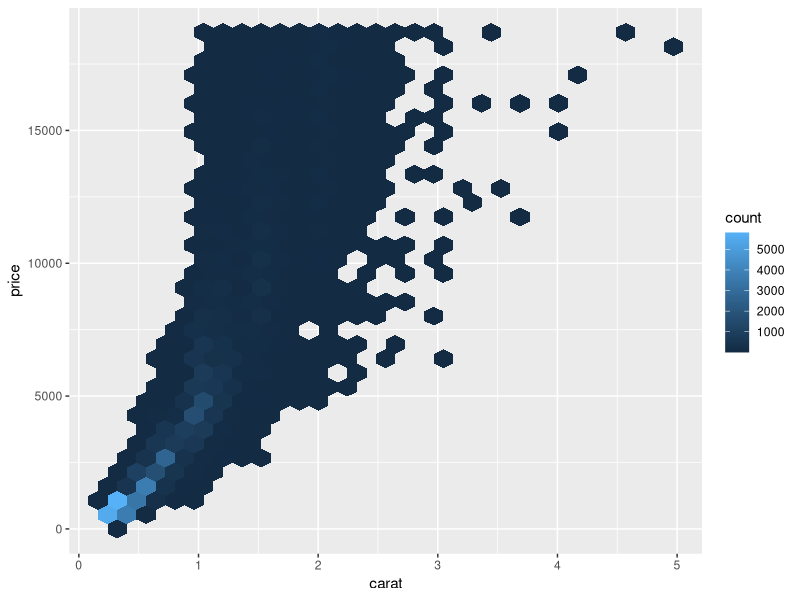
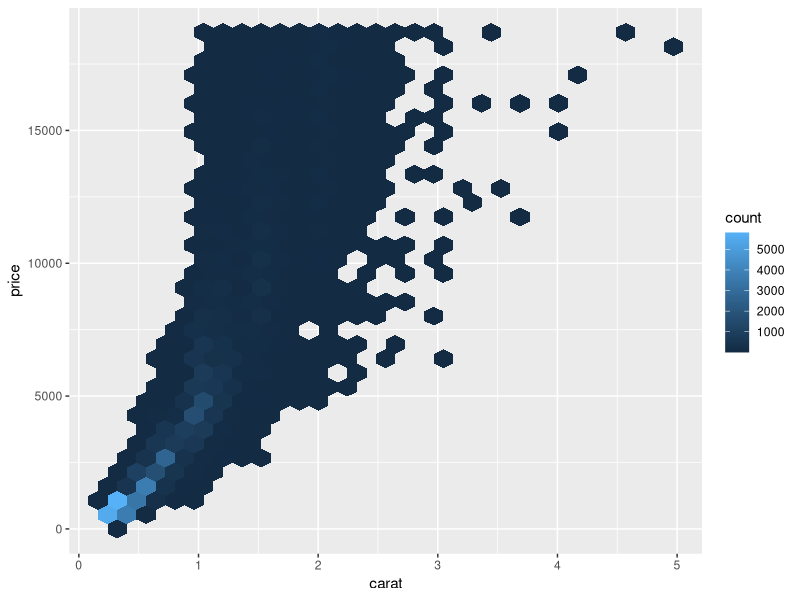

Generate these figures, in order, with R:
# Chapter08.R - all the exercises and examples from chapter 8 of R4DS.

# 8.2 ---------------------------------------------------------------------
getwd()


# 8.4 ---------------------------------------------------------------------
library(tidyverse)

ggplot(diamonds, aes(carat, price)) +
  geom_hex()
ggsave("diamonds.pdf")

write.csv(diamonds, "diamonds.csv")